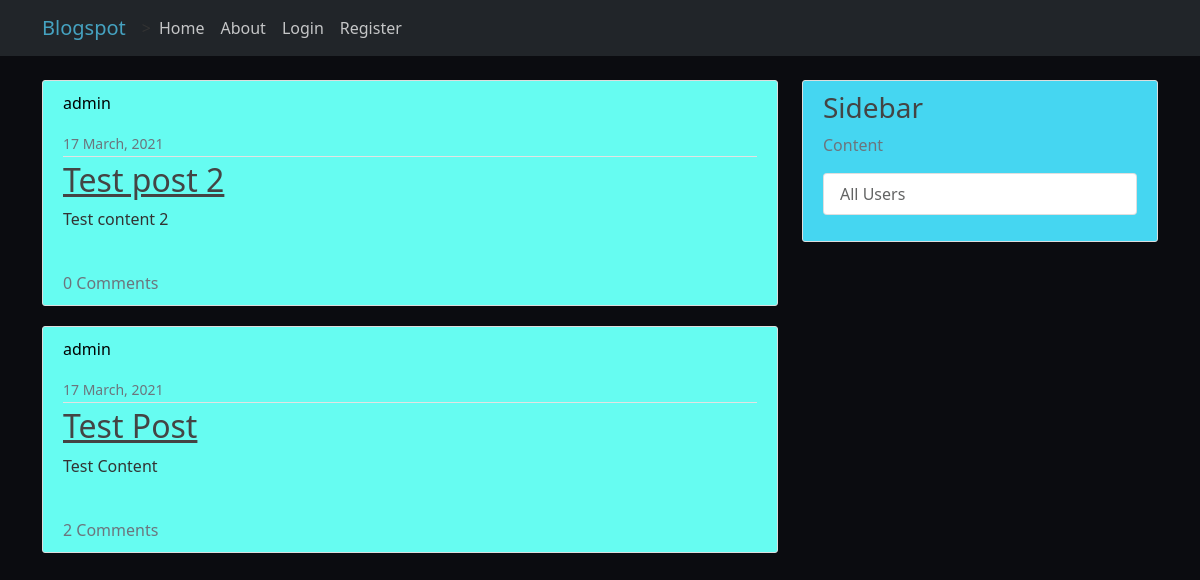
The app's page /, older data.
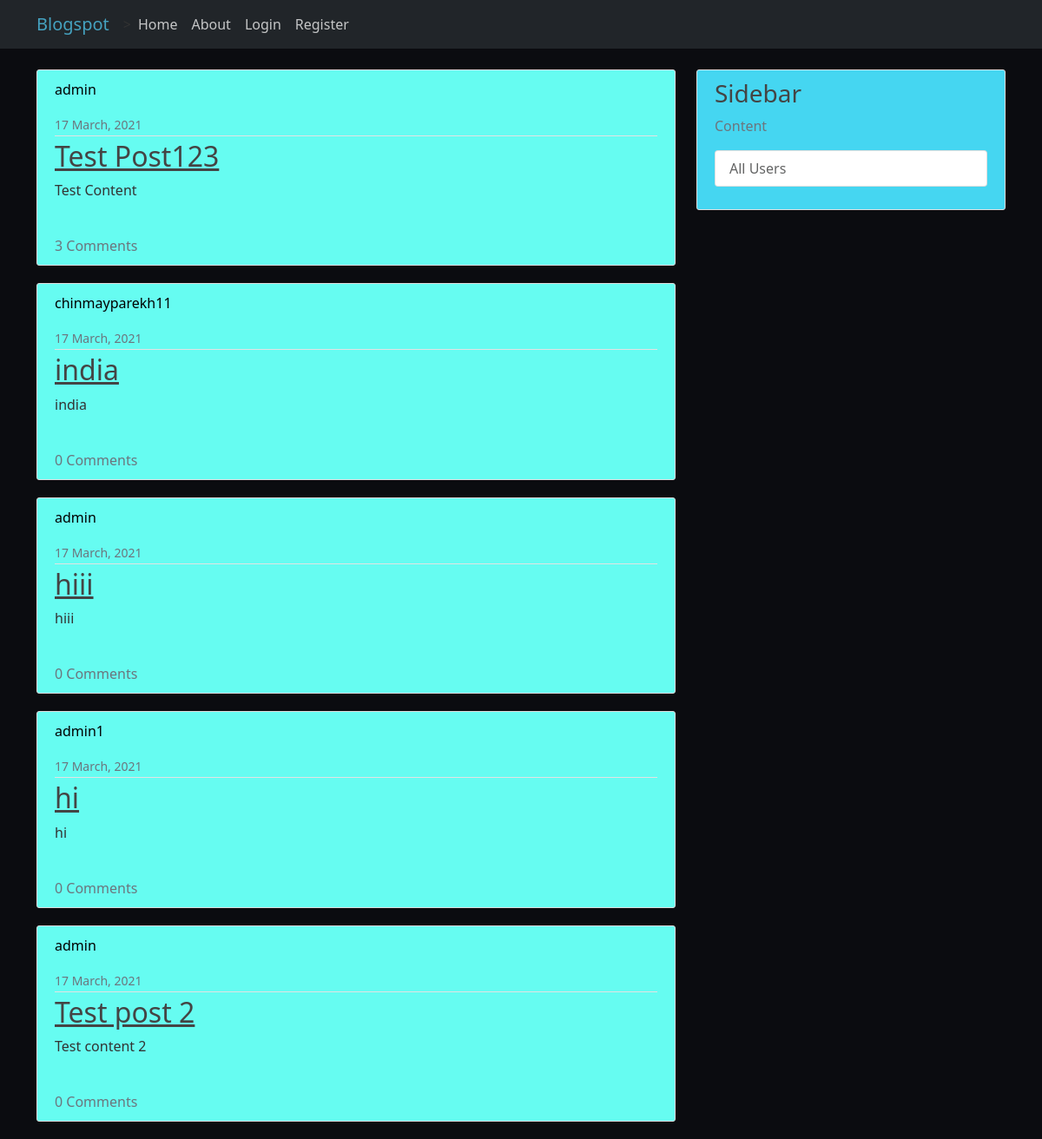
The same page, newer data.
### blog/models.py (models this page shows, shortened)
class Post(models.Model):
    title = models.CharField(max_length=100, unique=True)
    content = models.TextField()
    date_posted = models.DateTimeField(auto_now=True)
    author = models.ForeignKey(User, on_delete=models.CASCADE, null=True)

### blog/views.py (the view)
# urls.py: path('', PostListView.as_view(), name='blog-home'),
class PostListView(ListView):
    model = Post
    template_name = 'blog/home.html'
    context_object_name = 'posts'
    ordering = ['-date_posted']

### blog/templates/blog/home.html
{% extends "blog/base.html" %}
    {% block content %}
        {% if posts|length > 0 %}
            {% for post in posts %}
                <article style="background:#66FCF1;"class="media content-section">
                  <div class="media-body">
                    <div class="article-metadata">
                      <p style="color:black;"class="mr-2" >{{ post.author }}</p>
                      <small class="text-muted">{{ post.date_posted|date:"d F, Y"}}</small>
                    </div>
                    <h2><a class="article-title" href="{% url 'post-detail' post.id %}">{{ post.title }}</a></h2>
                    <p class="article-content">{{ post.content }}</p>
                    <br>
                    {% with post.comments.count as total_comments %}
                        <span class="text-muted font-weight-normal">{{ total_comments }} Comments</span>
                    {% endwith %}
                  </div>
                </article>
        {% endfor %}
        {% else %}
         <p><h1 style="color:white;">This User has not written any posts!</h1></p>
        {% endif %}
    {% endblock content %}

### blog/templates/blog/base.html (shortened to what this page needs)
{% load static %}
<!DOCTYPE html>
<html lang="en">
<head>
    <link href="https://cdn.jsdelivr.net/npm/bootstrap@5.0.0-beta2/dist/css/bootstrap.min.css" rel="stylesheet">
    <link rel="stylesheet" type="text/css" href="{% static 'blog/main.css' %}">
</head>
<body style="background:#0B0C10;">
    <header class="site-header">
      <nav class="navbar navbar-expand-md navbar-blue bg-dark fixed-top">
        <div class="container">
            <a style="color:#45a2c0;"class="navbar-brand mr-4" href="{% url 'blog-home' %}">Blogspot</a>>
          <div class="collapse navbar-collapse" id="navbarToggle">
            <div class="navbar-nav mr-auto">
              <a style="color: #C5C6C7;"class="nav-item nav-link" href="{% url 'blog-home' %}">Home</a>
              <a style="color:  #C5C6C7;"class="nav-item nav-link" href="{% url 'blog-about' %}">About</a>
            </div>
            <div class="navbar-nav">
              {% if user.is_authenticated %}
                <a style="color: #fC5C6C7;"class="nav-item nav-link" href="{% url 'post-create' %}">New Post</a>
                <a style="color: #C5C6C7;"class="nav-item nav-link" href="{% url 'profile' %}">Profile</a>
                <a style="color: #C5C6C7;"class="nav-item nav-link" href="{% url 'logout' %}">Logout</a>
              {% else %}
                <a style="color:#C5C6C7;"class="nav-item nav-link" href="{% url 'login' %}">Login</a>
                <a style="color: #C5C6C7;"class="nav-item nav-link" href="{% url 'register' %}">Register</a>
              {% endif %}
            </div>
          </div>
        </div>
      </nav>
    </header>
    <main role="main" class="container">
      <div class="row">
        <div class="col-md-8">
          {% block content %}{% endblock %}
        </div>
        <div class="col-md-4">
          <div style="background:#45d6f1;"class="content-section">
            <h3>Sidebar</h3>
            <p class='text-muted'>Content
              <ul class="list-group">
                <a style="background:white;"style="color:dodgerBlue;"class="list-group-item list-group-item-light" href="{% url 'all_users' %}">All Users</a>
              </ul>
            </p>
          </div>
        </div>
      </div>
    </main>
</body>
</html>

### blog/static/blog/main.css (style rules this page uses)
body { background: #fafafa; color: #333333; margin-top: 5rem; }
h1, h2, h3, h4, h5, h6 { color: #444444; }
ul { margin: 0; }
.site-header .navbar-nav .nav-link { color: #cbd5db; }
.content-section { background: #ffffff; padding: 10px 20px; border: 1px solid #dddddd; border-radius: 3px; margin-bottom: 20px; }
.article-title { color: #444444; }
.article-content { white-space: pre-line; }
.article-metadata { padding-bottom: 1px; margin-bottom: 4px; border-bottom: 1px solid #e3e3e3 }

Row changes from the older to the newer data that the page shows:
changed Post "Test Content": title "Test Post" → "Test Post123"; comments.count "2" → "3"; moves up the list
added Post: author "chinmayparekh11", date_posted "17 March, 2021", title "india", content "india", comments.count "0"
added Post: author "admin", date_posted "17 March, 2021", title "hiii", content "hiii", comments.count "0"
added Post: author "admin1", date_posted "17 March, 2021", title "hi", content "hi", comments.count "0"
